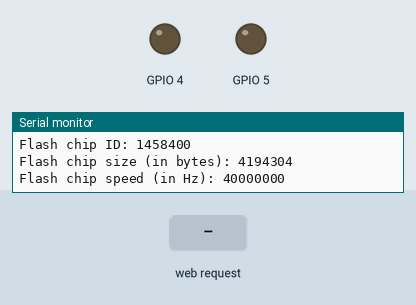
Recording of a sketch running on a simulated ESP8266 (NodeMCU). Parts: output pins drawn as LEDs (lit = HIGH), the last lines printed to the serial monitor. The test bench sets the inputs (shaded band). WiFi joins after 1.5 s; servers stay silent unless stated; EEPROM starts erased.

Above: at 2.7 s.
2.8 s: HTTP request GET /11 received
At 3.5 s:
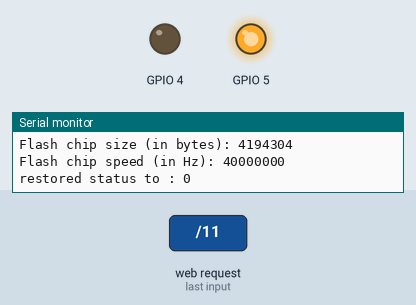
4.3 s: HTTP request GET /01 received
At 4.6 s:
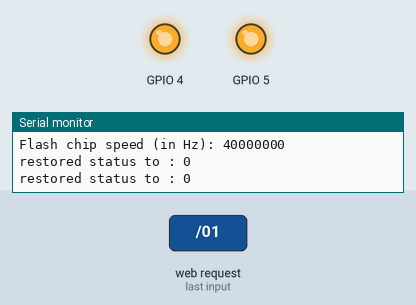
5.8 s: HTTP request GET /10 received
At 6.9 s:
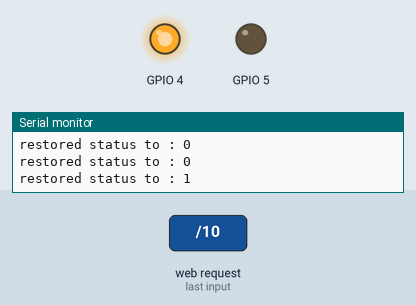
7.3 s: HTTP request GET /00 received
At 8.1 s:
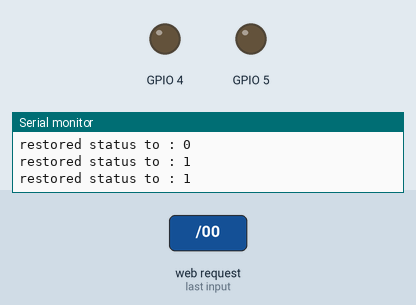
Timing chart, 0 to 9.8 s (numbered marks = the images above; inputs shaded):
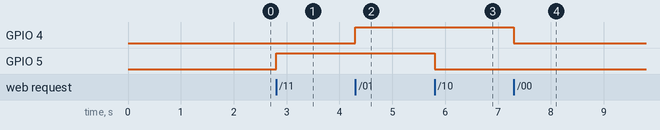

The sketch:

HeaterAndPomp.ino
```cpp
#include <Arduino.h>
#include <ESP8266WiFi.h>
#include <WiFiClient.h>
#include <ESP8266WebServer.h>
#include <ESP8266mDNS.h>
#include <EEPROM.h>
#include <Arduino.h>  // for type definitions

const char* ssid = "Eric 2.4GHz";
const char* password = "ENTER WIFI PASSWORD"; // ENTER WIFI PASSWORD !!!
const char* mdnsName = "boiler-heater-pomp";
IPAddress ip(192, 168, 8, 56); // "192.168.8.56" : "boiler-heater-pomp.local"
IPAddress gateway(192, 168, 8, 1);
IPAddress subnet(255, 255, 255, 0);

ESP8266WebServer server = ESP8266WebServer(80);

void handleHeaterStatus()
{
  server.send(200, "application/json", heaterJsonStatus());
}

void handleHeaterOn()
{
    server.send(200, "application/json", heaterJsonStatus());
    digitalWrite(04, HIGH);
    setHeater(true);
}

void handleHeaterOff()
{
    server.send(200, "application/json", heaterJsonStatus());
    digitalWrite(04, LOW);
    setHeater(false);
}

String heaterJsonStatus ()
{
  int statusNumber = getHeater() == true ? 1 : 0;
  String msg = "{ \"status\": "; msg += statusNumber; msg += "}";
  return msg;
}

void setHeater(bool status)
{
  EEPROM.write(2, 0); // clear
  EEPROM.commit();
  EEPROM.write(2,status == true ? 1: 0); //write
  EEPROM.commit();
}

bool getHeater()
{
 String msg = "restored status to : "; if (EEPROM.read(2) == 1) {msg += "1";} else {msg += "0";} Serial.println(msg);
 return EEPROM.read(2) == 1 ? true : false;
}

void handlePompStatus()
{
  server.send(200, "application/json", pompJsonStatus());
}

void handlePompOn()
{
    server.send(200, "application/json", pompJsonStatus());
    digitalWrite(05, HIGH);
    setPomp(true);
}

void handlePompOff()
{
    server.send(200, "application/json", pompJsonStatus());
    digitalWrite(05, LOW);
    setPomp(false);
}

String pompJsonStatus ()
{
  int statusNumber = getPomp() == true ? 1 : 0;
  String msg = "{ \"status\": "; msg += statusNumber; msg += "}";
  return msg;
}

void setPomp(bool status)
{
  EEPROM.write(3, 0); // clear
  EEPROM.commit();
  EEPROM.write(3,status == true ? 1: 0); //write
  EEPROM.commit();
}

bool getPomp()
{
 String msg = "restored status to : "; if (EEPROM.read(3) == 1) {msg += "1";} else {msg += "0";} Serial.println(msg);
 return EEPROM.read(3) == 1 ? true : false;
}

void setup(void)
{
  pinMode(04, OUTPUT);
  pinMode(05, OUTPUT);
  EEPROM.begin(512);
 // EEPROM.end();
  //Serial.printf("status restored to: %d\n", EEPROM.read(0));
  if (getHeater() == true) {digitalWrite(04, HIGH);} else {digitalWrite(04, LOW);}
  if (getPomp() == true) {digitalWrite(05, HIGH);} else {digitalWrite(05, LOW);}

  Serial.begin(115200);

  WiFi.config(ip, gateway, subnet);
  WiFi.begin(ssid, password);

  // Wait for connection
  while (WiFi.status() != WL_CONNECTED) {
    delay(500);
    Serial.print(".");
  }
  Serial.println(""); Serial.print("Connected to "); Serial.println(ssid); Serial.print("IP address: "); Serial.println(WiFi.localIP());

  if (!MDNS.begin(mdnsName)) {
    Serial.println("Error setting up MDNS responder!");
    while (1) {
      delay(1000);
    }
  }
  Serial.println("mDNS responder started");
  MDNS.addService("http", "tcp", 80);

  server.on("/11", handlePompOn);
  server.on("/10", handlePompOff);
  server.on("/01", handleHeaterOn);
  server.on("/00", handleHeaterOff);
  server.on("/0status", handleHeaterStatus);
  server.on("/1status", handlePompStatus);
  //server.on("/statusForHomebridge", handleStatusForHomebridge);
  server.onNotFound(handleNotFound);
  server.begin();
  Serial.println("HTTP server started");

  Serial.printf("Flash chip ID: %d\n", ESP.getFlashChipId());
  Serial.printf("Flash chip size (in bytes): %d\n", ESP.getFlashChipSize());
  Serial.printf("Flash chip speed (in Hz): %d\n", ESP.getFlashChipSpeed());
}

void loop(void)
{
  server.handleClient();
}

void handleNotFound()
{
  String message = "File Not Found\n\n";
  message += "URI: ";
  message += server.uri();
  message += "\nMethod: ";
  message += (server.method() == HTTP_GET) ? "GET" : "POST";
  message += "\nArguments: ";
  message += server.args();
  message += "\n";
  for (uint8_t i = 0; i < server.args(); i++) {
    message += " " + server.argName(i) + ": " + server.arg(i) + "\n";
  }
  server.send(404, "text/plain", message);
}
```

Measured:
- after the input at 2.8 s, GPIO 5: LOW → HIGH at once
- after the input at 4.3 s, GPIO 4: LOW → HIGH at once
- after the input at 5.8 s, GPIO 5: HIGH → LOW at once
- after the input at 7.3 s, GPIO 4: HIGH → LOW at once
